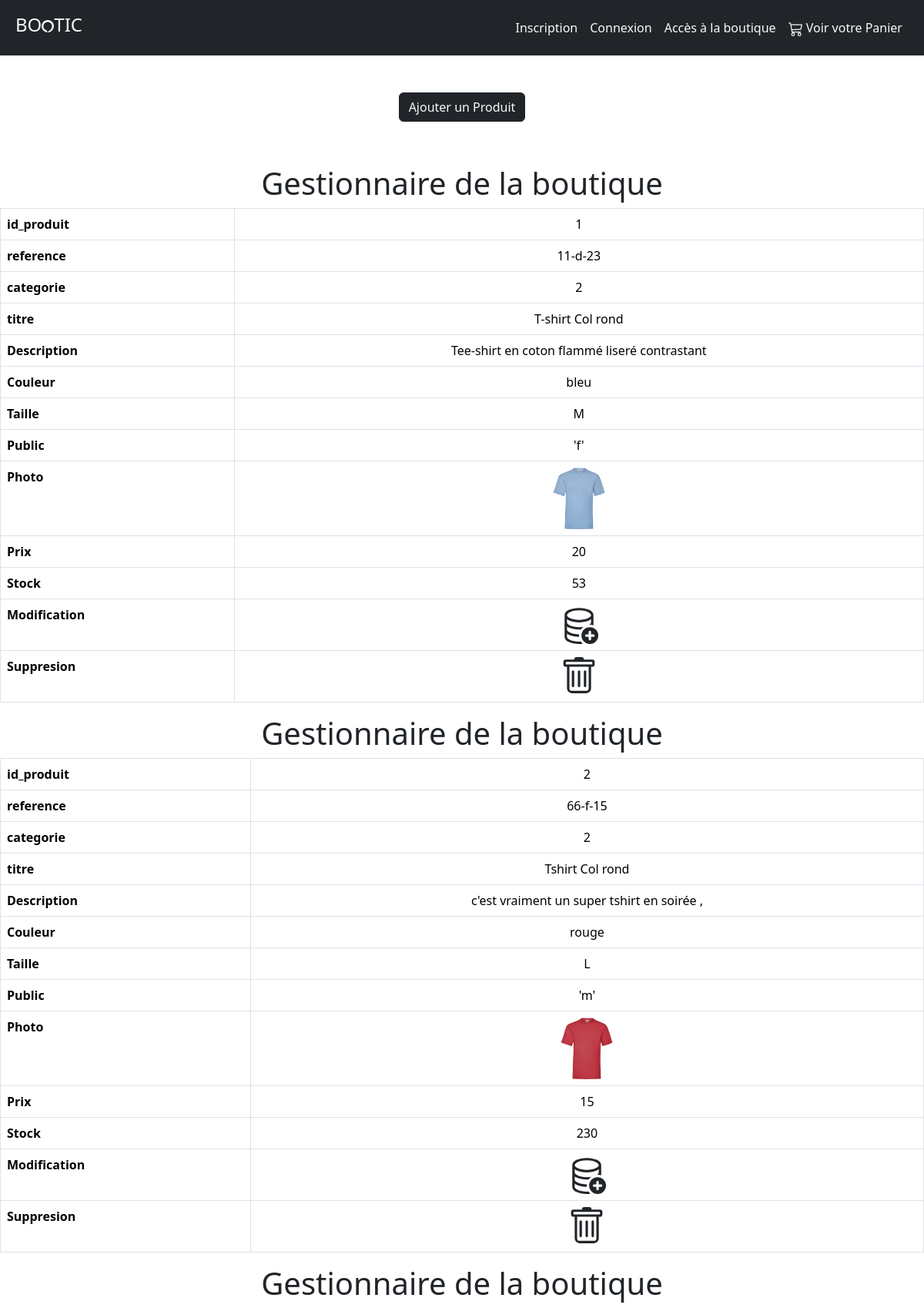
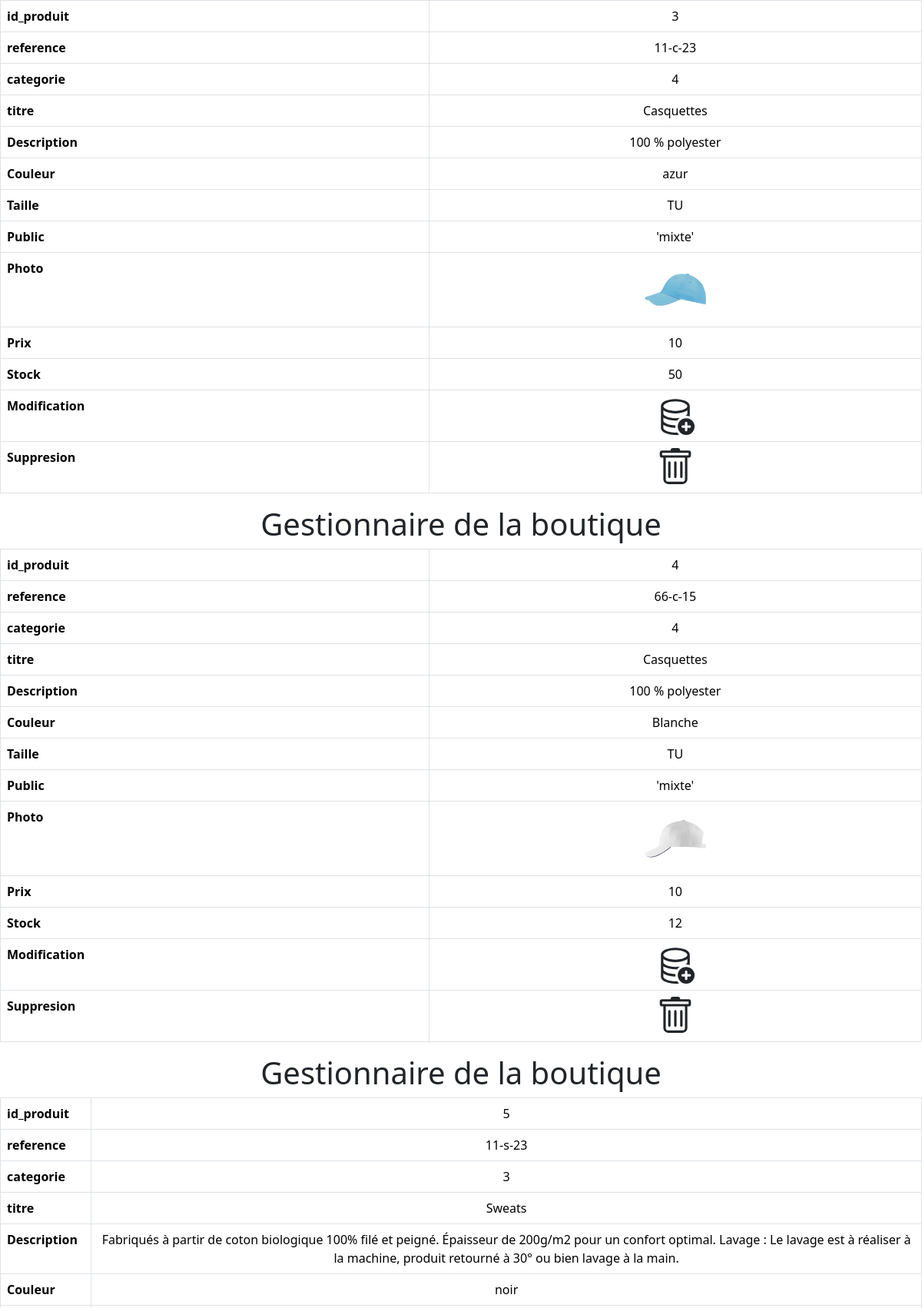
The app's page /Exercice-Bootic1/admin/gestion_boutique.php (upper part) with its own data (2 pictures, top to bottom).
### tables this page shows
CREATE TABLE `t_produit` (
  `id_produit` int(3) NOT NULL COMMENT 'Ce champ correspond au\r\nnuméro du produit qui sera\r\nauto-généré et incrémenté.',
  `reference` varchar(20) NOT NULL COMMENT 'Ce champ correspond à la\r\nréférence du produit. Il sera\r\nunique et par conséquent 2\r\nproduits ne pourront pas avoir\r\nla même référence.',
  `id_categorie` int(3) NOT NULL COMMENT 'Ce champ correspond a la\r\ncatégorie du produit.',
  `titre` varchar(100) NOT NULL COMMENT 'Ce champ correspond au titre\r\ndu produit.',
  `description` text NOT NULL COMMENT 'Ce champ correspond a la\r\ndescription du produit.',
  `couleur` varchar(20) NOT NULL COMMENT 'Ce champ correspond à la\r\ncouleur du produit.',
  `taille` varchar(5) NOT NULL COMMENT 'Ce champ correspond à la taille\r\ndu produit.',
  `public` enum('''f''','''m''','''mixte''') NOT NULL COMMENT 'Ce champ permettra de\r\ndéterminer à quel public est\r\ndestiné ce produit. Les choix\r\npossibles sont Homme (M), soit\r\nFemme (F) ou mixte (mixte).',
  `photo` varchar(250) NOT NULL COMMENT 'Ce champ correspond au\r\nchemin de la photo qui sera\r\nenregistré pour représenter le\r\nproduit. Ce ne sera pas le fichier\r\nimage directement mais bien\r\nson chemin qui sera enregistré.',
  `prix` int(3) NOT NULL COMMENT 'Ce champ correspond au prix du\r\nproduit.',
  `stock` int(3) NOT NULL COMMENT 'Ce champ correspond au stock\r\nrestant du produit.'
);

### Exercice-Bootic1/admin/gestion_boutique.php (the view, shortened to what this page needs)
<?php include '../inc/img/header.inc.php';
try {
    $username = "root";
    $password = '';
    $dsn = 'mysql:host=localhost;dbname=dbbootic;port=3306;charset=utf8';
    $db = new PDO($dsn, $username, $password);
    $db->setAttribute(PDO::ATTR_ERRMODE, PDO::ERRMODE_EXCEPTION);
    $req = $db->query('SELECT * FROM t_produit INNER JOIN t_categorie ON (t_produit.id_categorie = t_categorie.id_categorie)');
    echo('<div class="row  py-5">
    <div class="col-12 text-center">
      <button class="btn btn-dark mx-auto"><a class="text-light text-decoration-none" href="gestion_produit.php?action=C&id=$value[0]">Ajouter un Produit</a></button>
    </div>
    </div>');
    $res = $req->fetchAll();
    foreach ($res as $key => $value) {
     echo' <table class="table table table-bordered ">
    <h1 class="text-center mt-2" >Gestionnaire de la boutique</h1>
  <thead>
    <tr>
      <th scope="col">id_produit</th>
      <td class= "text-center">'.$value[0].'</td >
    </tr>
  </thead>
  <tbody >
    <tr>
      <th scope="row">reference</th>
      <td class= "text-center">'.$value[1].'</td >
    </tr>
    <tr>
      <th scope="row">categorie</th>
      <td class= "text-center">'.$value[2].'</td >
    </tr>
    <tr>
      <th scope="row">titre</th>
      <td class= "text-center" colspan="2">'.$value[3].'</td >
    </tr>
    <tr>
      <th scope="row">Description</th>
      <td class= "text-center" colspan="2">'.$value[4].'</td>
    </tr>
    <tr>
      <th scope="row">Couleur</th>
      <td class= "text-center" colspan="2">'.$value[5].' </td>
    </tr>
    <tr>
      <th scope="row">Taille</th>
      <td class= "text-center" colspan="2">'.$value[6].'</td>
    </tr>
    <tr>
      <th scope="row">Public</th>
      <td class= "text-center" colspan="2">'.$value[7].'</td >
    </tr>
    <tr>
      <th scope="row">Photo</th>
      <td class= "text-center" colspan="2"><img src="../inc/img/'.$value[8].'" width="80rem"  "class="card-img-top mt-3 " alt="..." ></td >
    </tr>
    <tr>
      <th scope="row">Prix</th>
      <td class= "text-center" colspan="2">'.$value[9].'</td >
    </tr>
    <tr>
      <th scope="row">Stock</th>
      <td class= "text-center" colspan="2">'.$value[10].'</td >
    </tr>
    <tr>
      <th scope="row">Modification</th>
      <td class= "text-center" colspan="2"><a href="gestion_produit.php?action=U&id='.$value[0].'" class="text-decoration-none text-dark"><svg xmlns="http://www.w3.org/2000/svg" width="50" height="50" fill="currentColor" class="bi bi-database-add" viewBox="0 0 16 16">
</svg></a></td>
    </tr>
    <tr>
      <th scope="row">Suppresion</th>
      <td class= "text-center" colspan="2"><a href="gestion_boutique.php"?action=C&id=" class="text-decoration-none text-dark"><svg xmlns="http://www.w3.org/2000/svg" width="50" height="50" fill="currentColor" class="bi bi-trash" viewBox="0 0 16 16">
</svg></a></td >
    </tr>
  </tbody>
</table> ';
    }
} catch (PDOException $e) {
    echo 'Erreur : ' . $e->getMessage();
}
include '../inc/img/footer.inc.php'; ?>

### Exercice-Bootic/inc/css/styles.css (style rules this page uses)
body { background-color: rgb(214, 211, 211); }

### records on screen
t_produit: id_produit "1", reference "11-d-23", id_categorie "2", titre "T-shirt Col rond", description "Tee-shirt en coton flammé liseré contrastant", couleur "bleu", taille "M", public "'f'", photo (picture), prix "20", stock "53"
t_produit: id_produit "2", reference "66-f-15", id_categorie "2", titre "Tshirt Col rond", description "c'est vraiment un super tshirt en soirée ,", couleur "rouge", taille "L", public "'m'", photo (picture), prix "15", stock "230"
t_produit: id_produit "3", reference "11-c-23", id_categorie "4", titre "Casquettes", description "100 % polyester", couleur "azur", taille "TU", public "'mixte'", photo (picture), prix "10", stock "50"
t_produit: id_produit "4", reference "66-c-15", id_categorie "4", titre "Casquettes", description "100 % polyester", couleur "Blanche", taille "TU", public "'mixte'", photo (picture), prix "10", stock "12"
t_produit: id_produit "5", reference "11-s-23", id_categorie "3", titre "Sweats", description "Fabriqués à partir de coton biologique 100% filé et peigné. Épaisseur de 200g/m2 pour un confort optimal. Lavage : Le lavage est à réaliser à la machine, produit retourné à 30° ou bien lavage à la main.", couleur "noir"
